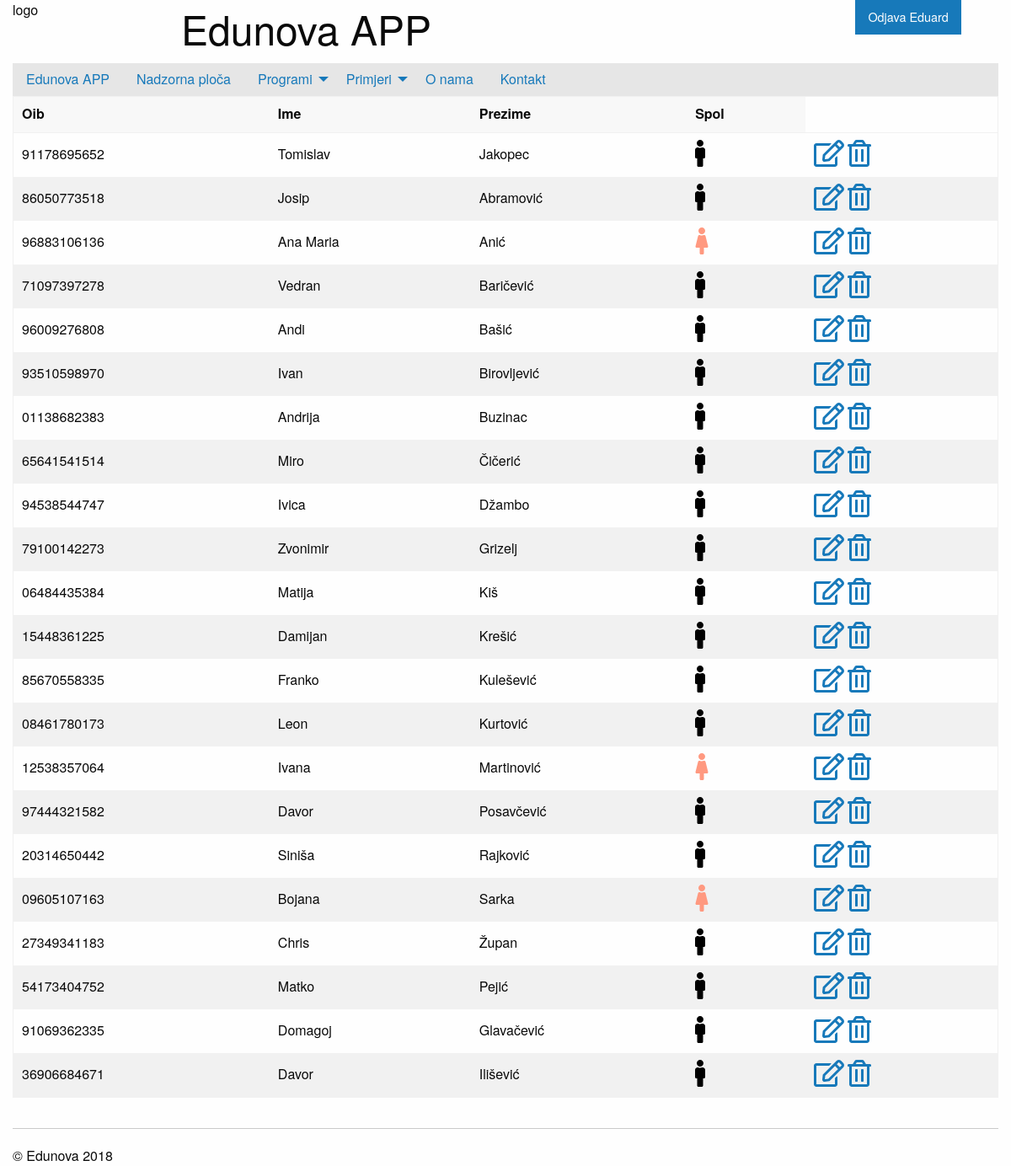
/privatno/osoba/index.php (signed in), run on the app's committed database.
### tables this page shows
create table osoba(
sifra int not null primary key auto_increment,
oib char(11) not null,
ime varchar(50) not null default 'Ana',
prezime varchar(50) not null,
email varchar(100),
spol boolean
);

### privatno/osoba/index.php (the view, shortened to what this page needs)
<?php include_once '../../konfiguracija.php';
?>
<!doctype html>
<html class="no-js" lang="en" dir="ltr">
  <head>
    <?php include_once '../../include/head.php'; ?>
  </head>
  <body>
    <div class="grid-container">
    	<?php include_once '../../include/zaglavlje.php'; ?>
      	<?php include_once '../../include/izbornik.php'; ?>
      	<div class="grid-x grid-padding-x">
			<div class="large-12 cell">
				<table>
					<thead>
						<tr>
							<th>Oib</th>
							<th>Ime</th>
							<th>Prezime</th>
							<th>Spol</th>
						</tr>
					</thead>
					<tbody>
					<?php
					$izraz = $veza->prepare("select * from osoba;");
					$izraz->execute();
					$rezultati = $izraz->fetchAll(PDO::FETCH_OBJ);
					foreach ($rezultati as $red):
					?>
						<tr>
							<td><?php echo $red->oib; ?></td>
							<td><?php echo $red->ime; ?></td>
							<td><?php echo $red->prezime ?></td>
							<td title="<?php echo $red->spol; ?>"><?php
							if($red->spol==="1"){
								echo "<i style=\"color: #000000 \" title=\"Musko\" class=\"fas fa-male fa-2x\"></i>";
							}else{
								echo "<i style=\"color: #ff9980 \" title=\"Zensko\" class=\"fas fa-female fa-2x\"></i>";
							}
							?></td>
							<td>
								<a href="#"><i class="far fa-edit fa-2x"></i></a>
								<a href="#"><i class="far fa-trash-alt fa-2x"></i></a>
							</td>
						</tr>
					<?php endforeach; ?>
					</tbody>
				</table>
			</div>
		</div>
		<?php include_once '../../include/podnozje.php'; ?>
    </div>
  </body>
</html>

### data on the page
osoba: oib "91178695652", ime "Tomislav", prezime "Jakopec", spol 1 (drawn)
osoba: oib "86050773518", ime "Josip", prezime "Abramović", spol 1 (drawn)
osoba: oib "96883106136", ime "Ana Maria", prezime "Anić", spol 0 (drawn)
osoba: oib "71097397278", ime "Vedran", prezime "Baričević", spol 1 (drawn)
osoba: oib "96009276808", ime "Andi", prezime "Bašić", spol 1 (drawn)
osoba: oib "93510598970", ime "Ivan", prezime "Birovljević", spol 1 (drawn)
osoba: oib "01138682383", ime "Andrija", prezime "Buzinac", spol 1 (drawn)
osoba: oib "65641541514", ime "Miro", prezime "Čičerić", spol 1 (drawn)
osoba: oib "94538544747", ime "Ivica", prezime "Džambo", spol 1 (drawn)
osoba: oib "79100142273", ime "Zvonimir", prezime "Grizelj", spol 1 (drawn)
osoba: oib "06484435384", ime "Matija", prezime "Kiš", spol 1 (drawn)
osoba: oib "15448361225", ime "Damijan", prezime "Krešić", spol 1 (drawn)
osoba: oib "85670558335", ime "Franko", prezime "Kulešević", spol 1 (drawn)
osoba: oib "08461780173", ime "Leon", prezime "Kurtović", spol 1 (drawn)
osoba: oib "12538357064", ime "Ivana", prezime "Martinović", spol 0 (drawn)
osoba: oib "97444321582", ime "Davor", prezime "Posavčević", spol 1 (drawn)
osoba: oib "20314650442", ime "Siniša", prezime "Rajković", spol 1 (drawn)
osoba: oib "09605107163", ime "Bojana", prezime "Sarka", spol 0 (drawn)
osoba: oib "27349341183", ime "Chris", prezime "Župan", spol 1 (drawn)
osoba: oib "54173404752", ime "Matko", prezime "Pejić", spol 1 (drawn)
osoba: oib "91069362335", ime "Domagoj", prezime "Glavačević", spol 1 (drawn)
osoba: oib "36906684671", ime "Davor", prezime "Ilišević", spol 1 (drawn)

### other printed values
$naslovAPP "Edunova APP"
$_SESSION[$appID."autoriziran"]->ime "Eduard"
$opis "Edunova APP Nadzorna ploča O nama Kontakt"
